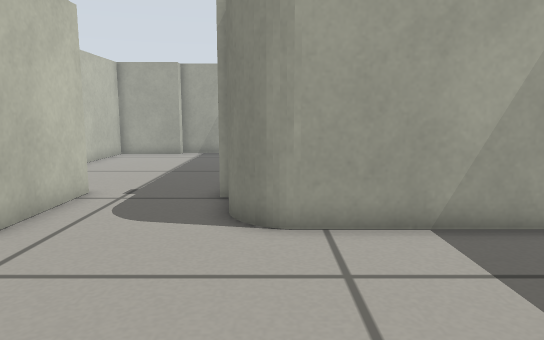
View 1 (above)

13 first-person views from a walk through a robot-simulator world made for Gazebo. The camera is 0.43 m above the floor, tilts 8° down and sees 70° across. The floor is counted in squares, 0.2 m on a side. Each view is taken from the middle of a square. On the plan, view 1 faces up. The plan holds only what a view shows up to about 20 squares ahead; the rest is blank.

View 2
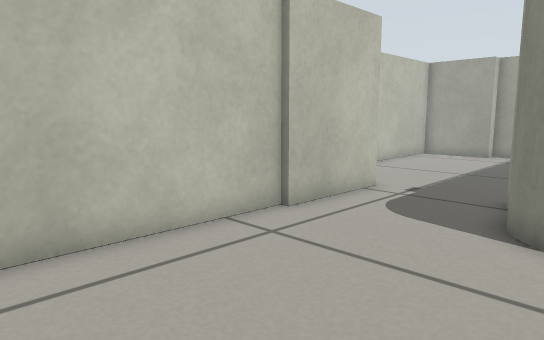

View 3
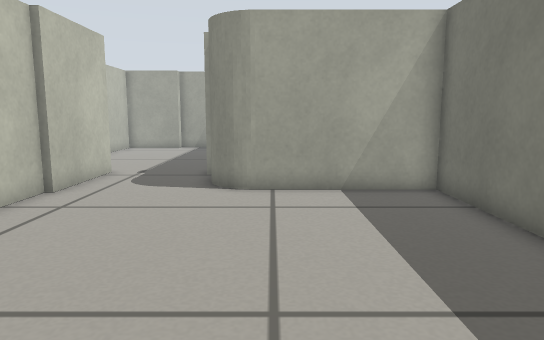

View 4
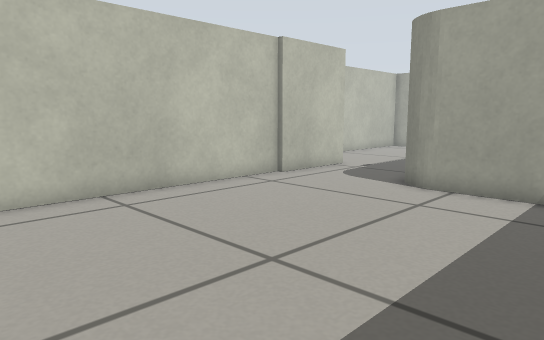

View 5
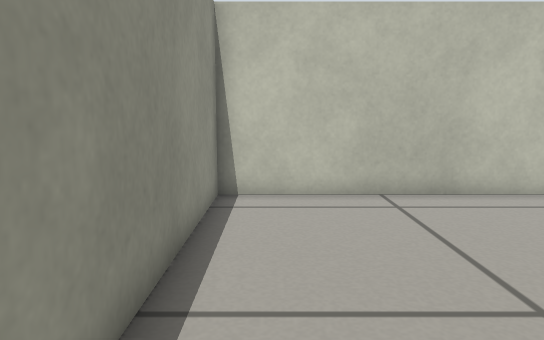

View 6
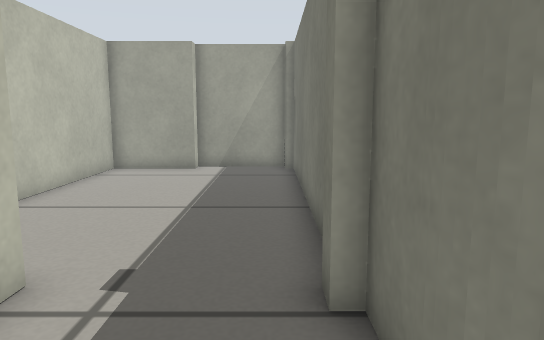

View 7
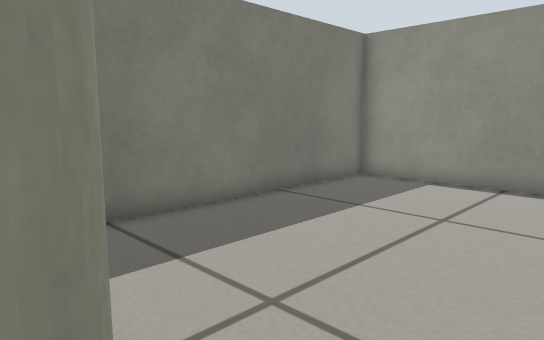

View 8
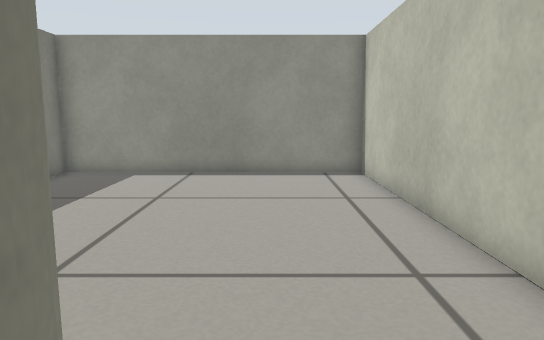

View 9
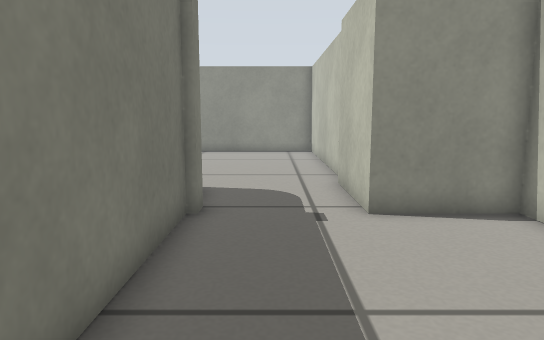

View 10
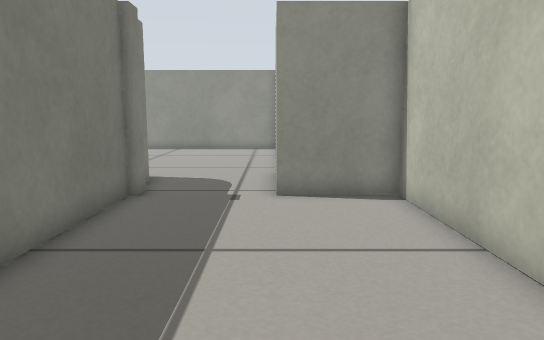

View 11
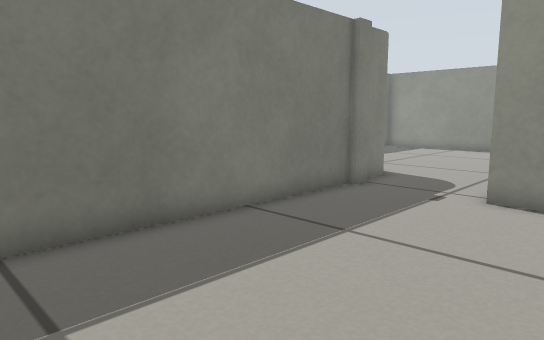

View 12
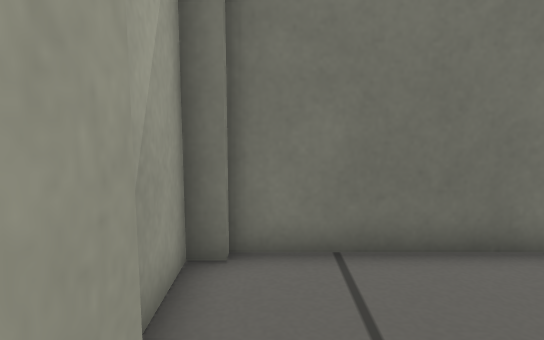

View 13
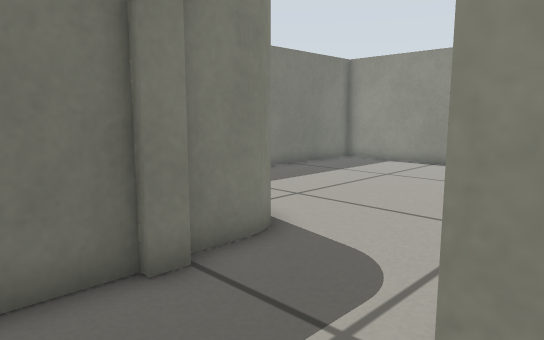

### Floor plan
Points are (right, up) in squares from view 1. A wall is a line through its corners. A room is listed if a view was taken in it or the views show most of it. See-through windows are left out.
Room 1 (views 1, 2, 3, 4, 5, 6)
walls: (-0.5, 7.5) (-0.9, 8); (-5.4, 6.8) (-5.4, -4.5) (5.8, -4.5) (5.8, 7.1) (0.4, 7.1)
ways out: opening at (-3, 7.3) to room 2
Room 2 (views 7, 8, 9, 10, 11, 12, 13)
walls: (-1.1, 10.7) (-1.1, 21.7); (-1.4, 10) (-1.4, 10.7); (-5.1, 21.7) (-8.4, 21.7) (-8.4, 10.7) (-5.1, 10.7) (-5.1, 6.6); (-1.1, 8.4) (-1.1, 10); (-1.4, 22.3) (-5.1, 22.3); (-0.7, 7.8) (-0.9, 8.2) (-1, 8.6)
ways out: opening at (-3, 7.3) to room 1

Where each view was taken, in squares from view 1:
view 1: 0 up, 0 right, facing up
view 2: 0 up, 1 right, facing up-left
view 3: 4 down, 1 right, facing up
view 4: 4 down, 5 right, facing up-left
view 5: 3 down, 5 right, facing left
view 6: 6 up, 2 left, facing up
view 7: 8 up, 2 left, facing down-right
view 8: 10 up, 2 left, facing down
view 9: 19 up, 3 left, facing down
view 10: 21 up, 5 left, facing down
view 11: 21 up, 8 left, facing down-right
view 12: 21 up, 7 left, facing right
view 13: 13 up, 6 left, facing down-right
